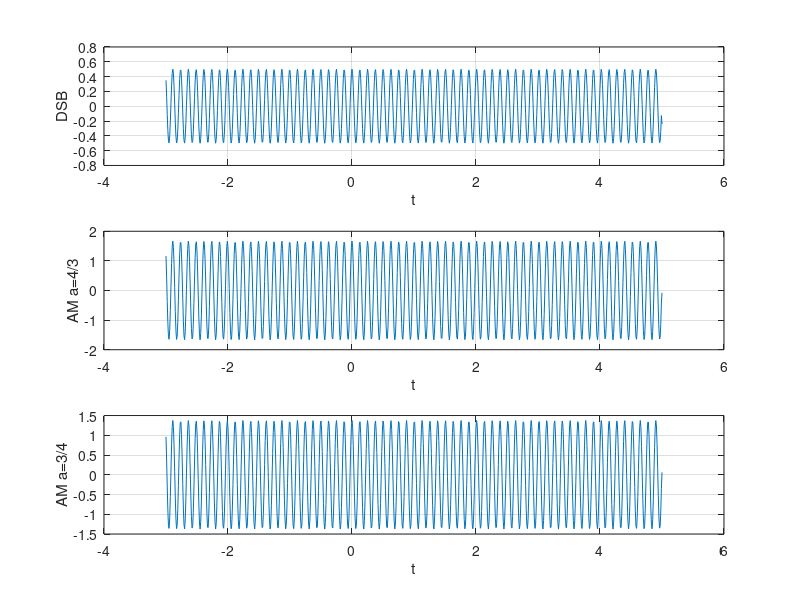
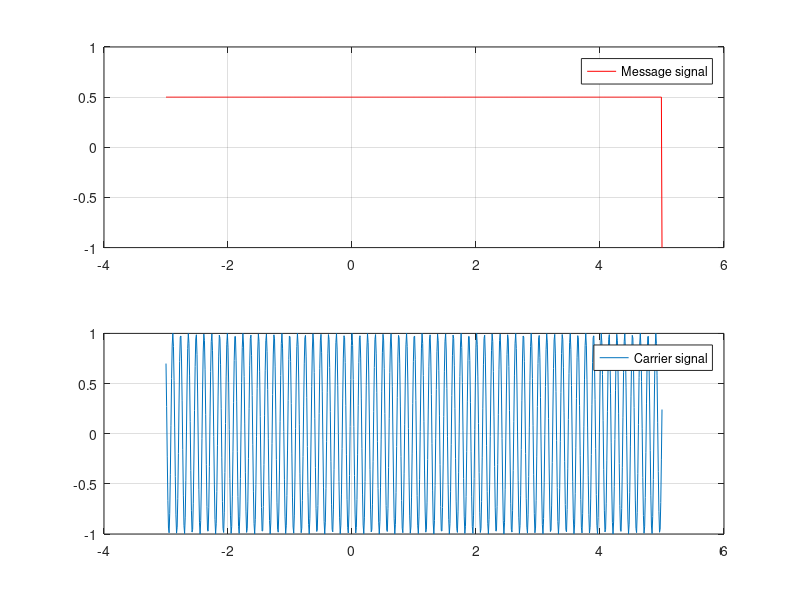

Here is the MATLAB script that generated these plots, in order:
%%%Q2 S2
clc;
clear;
close all;
t1=input("Enter Value end : ");
t=-3:0.01:t1;
T=input("Enter Value Of T : " );

%message signal 
m=zeros(size(t));
m(t<0)=0;
m(t<T)=0.5;
m(t>=T)=-1;

%carrier
fc=10.*T;
xc=cos(fc.*t);

% DSB
DSB=m.*xc;

%AM 
AM1=(1+(4/3).*m).*xc;
AM2=(1+(3/4).*m).*xc;

% Ploting
figure(1);
subplot(3,1,1);
plot(t,DSB);
grid on;
xlabel('t');
ylabel('DSB');

subplot(3,1,2);
plot(t,AM1);
grid on;
xlabel('t');
ylabel('AM a=4/3');

subplot(3,1,3);
plot(t,AM2);
grid on;
xlabel('t');
ylabel('AM a=3/4');

figure(2);
subplot(2,1,1)
plot(t,m,'r');
grid on;
legend('Message signal');
subplot(2,1,2);
plot(t,xc);
grid on;
legend('Carrier signal');